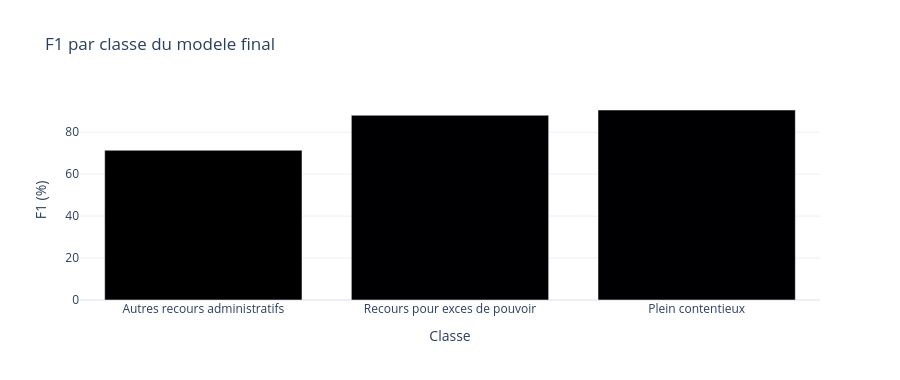

Notebook cell for this chart:
### Code cell
fig = px.bar(
    class_metrics_display,
    x='case_category',
    y='f1_score',
    color='case_category',
    title='F1 par classe du modele final',
)
fig.update_layout(template='plotly_white', height=380, xaxis_title='Classe', yaxis_title='F1 (%)', showlegend=False)
fig.show()

### Figure 1 — Plotly figure (JSON) as saved in the notebook; plotly's stock layout.template omitted (floating-point values rounded to 4 significant figures)
{"data": [{"hovertemplate": "case_category=%{x}<br>f1_score=%{y}<extra></extra>", "legendgroup": "Autres recours administratifs", "marker": {"color": "#000001", "pattern": {"shape": ""}}, "name": "Autres recours administratifs", "orientation": "v", "showlegend": true, "textposition": "auto", "type": "bar", "x": ["Autres recours administratifs"], "xaxis": "x", "y": [71.4], "yaxis": "y"}, {"hovertemplate": "case_category=%{x}<br>f1_score=%{y}<extra></extra>", "legendgroup": "Recours pour exces de pouvoir", "marker": {"color": "#000002", "pattern": {"shape": ""}}, "name": "Recours pour exces de pouvoir", "orientation": "v", "showlegend": true, "textposition": "auto", "type": "bar", "x": ["Recours pour exces de pouvoir"], "xaxis": "x", "y": [88.1], "yaxis": "y"}, {"hovertemplate": "case_category=%{x}<br>f1_score=%{y}<extra></extra>", "legendgroup": "Plein contentieux", "marker": {"color": "#000003", "pattern": {"shape": ""}}, "name": "Plein contentieux", "orientation": "v", "showlegend": true, "textposition": "auto", "type": "bar", "x": ["Plein contentieux"], "xaxis": "x", "y": [90.6], "yaxis": "y"}], "layout": {"barmode": "relative", "height": 380, "legend": {"title": {"text": "case_category"}, "tracegroupgap": 0}, "showlegend": false, "title": {"text": "F1 par classe du modele final"}, "xaxis": {"anchor": "y", "categoryarray": ["Autres recours administratifs", "Recours pour exces de pouvoir", "Plein contentieux"], "categoryorder": "array", "domain": [0, 1], "title": {"text": "Classe"}}, "yaxis": {"anchor": "x", "domain": [0, 1], "title": {"text": "F1 (%)"}}}}
